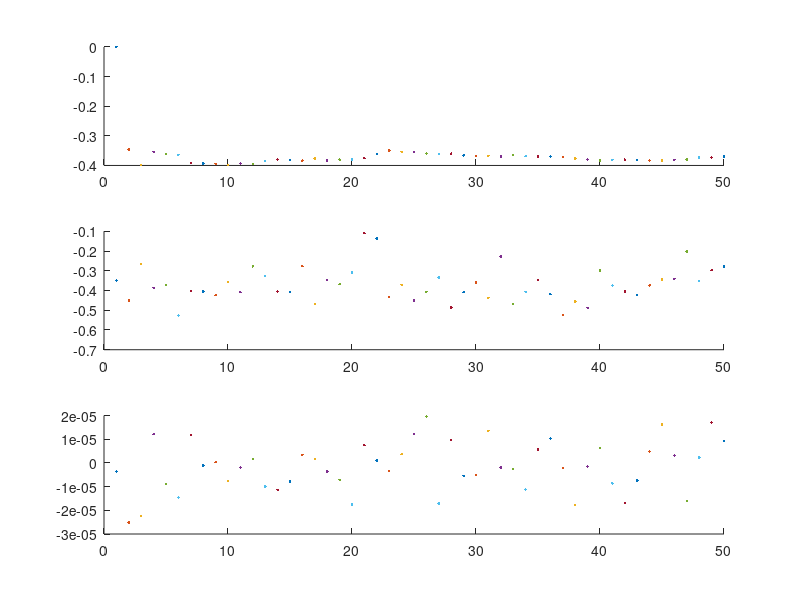
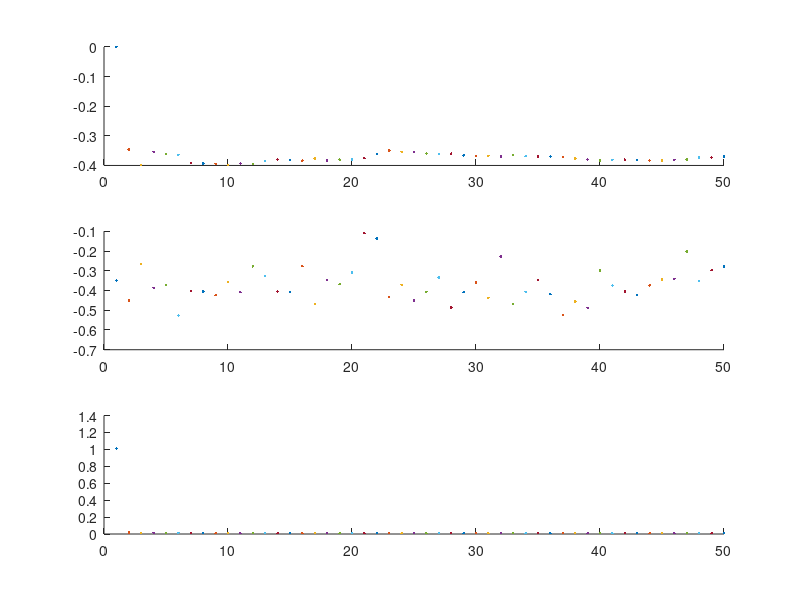

Write the MATLAB code that produced these figures, in order.
% https://www.jstatsoft.org/article/view/v030i06
%http://stats.stackexchange.com/questions/27946/very-simple-particle-filters-algorithm-sequential-monte-carlo-method-implement
% 
clear;
% delta_t=0.1;
length = 50;
matrix_F=1;
sigma_a_sq = 1e-5;      
sigma_z_sq = 0.1;      
matrix_Q=sigma_a_sq;
matrix_H=1;      % [1, 0];

hat_x_00=0.0; 
Rconst=-0.37727;
matrix_P=1;
sigma_z = 0.01;
matrix_R = sigma_z;

hat_x_k1_k1 = hat_x_00;
% a_k = 0.1;
x_k = 0;

hat_P_k1_k1 = matrix_P;
for iterator=1:length
figure(4);
    w_k = normrnd(0,  sigma_a_sq);     
    v_k = normrnd(0,  sigma_z_sq);
    x_k = matrix_F * x_k; % + w_k;
    z_k = matrix_H * Rconst + v_k;
    subplot(311);
    hold on;
    plot(iterator, x_k(1,1), '.');
    subplot(312);
    hold on;
    plot(iterator, z_k, '.');
    subplot(313);
    hold on;
    plot(iterator, w_k, '.');
    %% Predict
    hat_x_k_k1 = matrix_F * hat_x_k1_k1; % + matrix_G * a_k;
    hat_P_k_k1 = matrix_F * hat_P_k1_k1 * matrix_F.' + matrix_Q;
figure(5);
    subplot(311);
    hold on;
    plot(iterator, hat_x_k_k1, '.');
    subplot(312);
    hold on;
    plot(iterator, z_k, '.');


    %% Update
    tide_y = z_k - matrix_H * hat_x_k_k1;
    S_k    = matrix_H * hat_P_k_k1 * matrix_H.' + matrix_R;
    K_k    = hat_P_k_k1 * matrix_H.' / S_k;
    hat_x_k1_k1 = hat_x_k_k1 + K_k * tide_y;
    hat_P_k1_k1 = (1 - K_k * matrix_H) * hat_P_k_k1;
    x_k = hat_x_k1_k1;
    subplot(313);
    hold on;
    plot(iterator, S_k, '.');
end
hat_x_k_k1


